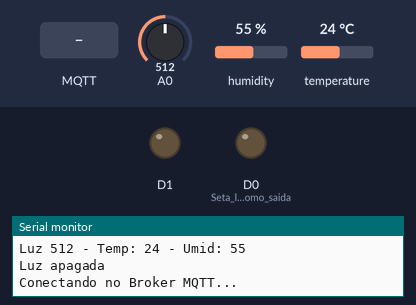
Bench run of a sketch on a simulated ESP8266 (NodeMCU). Parts: output pins drawn as LEDs (lit = HIGH), the last lines printed to the serial monitor. The test bench sets the inputs (shaded band); at power-on: A0 = 512, humidity 55 %, temperature 24 °C. WiFi joins after 1.5 s; servers stay silent unless stated; no MQTT or app messages arrive unless stated.

Above: at 2.7 s.
2.8 s: A0 set to 488
At 7.0 s:
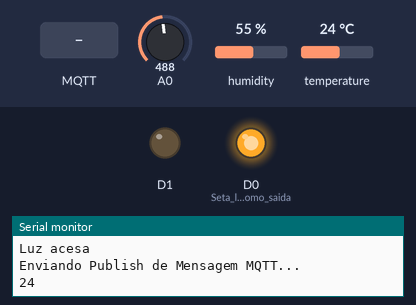
8.1 s: MQTT message "1" arrives on the first subscribed topic
At 11.9 s:
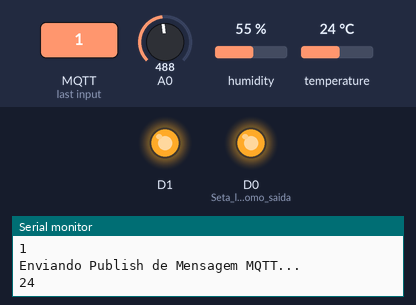
13.1 s: A0 set to 510
At 17.8 s:
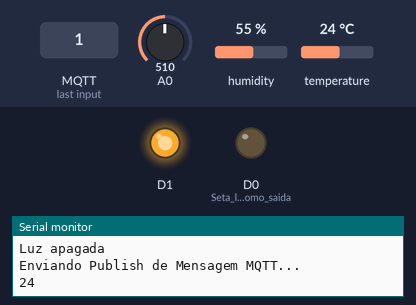
18.1 s: A0 set to 490
At 22.6 s:
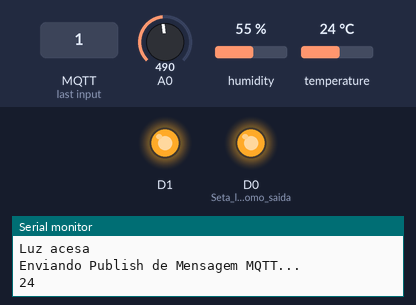
23.1 s: A0 set to 511
At 27.3 s:
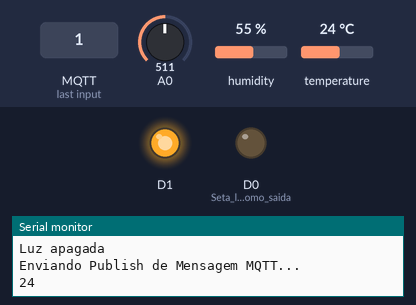
Timing chart, 0 to 28.8 s (numbered marks = the images above; inputs shaded):
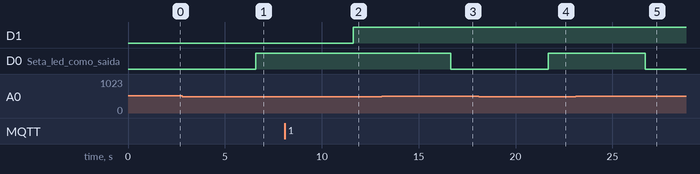

The sketch:

EsquentaIOT.ino.ino
```cpp
#include <DHT.h>
#include <ESP8266WiFi.h>
#include <PubSubClient.h>

int luz = 0;
int temp;
int umid;
char msg[50];

const char* ssid ="CrazyTechLabs";
const char* senha = "#iotweekend";
const char* mqtt_server = "test.mosquitto.org";

WiFiClient espClient; //Objeto pra manipulação de WiFi
PubSubClient mqtt(espClient); //Objeto para manipulação de mqtt com WiFi

DHT dht(D4,DHT11);

void setup() {
  pinMode(D0, OUTPUT); //Seta led como saida
  pinMode(D1, OUTPUT);
  Serial.begin(115200); //Define comunicação com 115200bps
  dht.begin(); //Inicializa o sensor DHT11

  //Setup da conexao WiFi do ESP8266
  Serial.print("Conectando na rede WiFi...");
  WiFi.begin(ssid,senha); //Inicia o processo de conexao via WiFi

  while(WiFi.status() != WL_CONNECTED) {
    delay(500);
    Serial.print(".");
  }

  Serial.println(); //Dá um "enter" - quebra de linha no serial
  Serial.println("ESP8266 Conectado no CrazyTechLabs!");
  Serial.println(WiFi.localIP()); //Imprime o endereço IP do módulo

  mqtt.setServer(mqtt_server, 1883); //Defs. do servidor - end e porta
  mqtt.setCallback(callBackMqtt);
}


void callBackMqtt(char* topic, byte* payload, unsigned int size){
  Serial.print("Mensagem Sub: [");
  Serial.print(topic);
  Serial.println("]");
  for(int i = 0; i < size; i++){
    Serial.print( (char) payload[i]);
  }
  Serial.println();

  char comando = (char) payload[0];

  if (comando == '1'){
    digitalWrite(D1, HIGH);
  } else if (comando == '0'){
    digitalWrite(D1,LOW);
  }
}

void loop() {
  //1o - Aquisicao dos sinais de sensores
  luz = analogRead(A0);
  temp = (int) dht.readTemperature();
  umid = (int) dht.readHumidity();

  //2o - Formatacao desses dados
  sprintf(msg, "Luz %d - Temp: %d - Umid: %d", luz, temp, umid);

  //3o - Exibicao via Serial
  Serial.println(msg);

  sprintf(msg, "%d", temp);

  //4o - Evento ou Acao de Resposta
  if(luz < 500){
    Serial.println("Luz acesa");
    digitalWrite(D0, HIGH); //se luminosidade menor que 500 - acende led
  } else {
    //Caso contrario, luminosidade maior que 500, apaga led
    Serial.println("Luz apagada");
    digitalWrite(D0, LOW);
  }

  //5o - Comunicacao via MQTT
  if(mqtt.connected()){
    //Se temos uma conexao com o Broker MQTT - Vamos enviar os dados!
    mqtt.loop(); //eh um "ping" de conexao e atualiza dados com broker
    Serial.println("Enviando Publish de Mensagem MQTT...");
    Serial.println(msg);
    mqtt.publish("andreCurvello", msg); //1o argumento é o nome do canal
  } else {
    Serial.println("Conectando no Broker MQTT...");
    if (mqtt.connect("espCurvello")){
      //Conecta com ID espCurvello...
      mqtt.loop(); //ping com atualizacao de dados
      mqtt.subscribe("andreCurvelloLeds"); //canal de subscribe
    } else {
      Serial.println("Nao foi possivel conectar!");
    }
  }
  delay(5000); //atraso de 5s para interface com sensor de temp/umid
}
```

Measured:
- the behaviour switches between 500 and 499 on A0 (found by bisection; images 0 and 1)
- after the input at 2.8 s, D0 (Seta_led_como_saida): LOW → HIGH after 3.8 s
- after the input at 8.1 s, D1: LOW → HIGH after 3.5 s
- after the input at 13.1 s, D0 (Seta_led_como_saida): HIGH → LOW after 3.6 s
- after the input at 18.1 s, D0 (Seta_led_como_saida): LOW → HIGH after 3.6 s
- after the input at 23.1 s, D0 (Seta_led_como_saida): HIGH → LOW after 3.6 s
